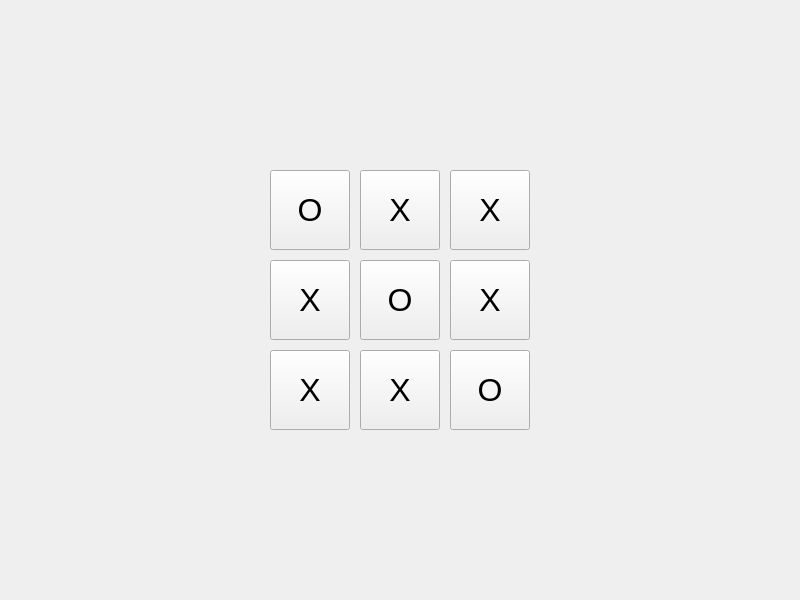
<?xml version="1.0" encoding="UTF-8"?>
<ui version="4.0">
 <class>MidTermUi</class>
 <widget class="QWidget" name="MidTermUi">
  <property name="geometry">
   <rect>
    <x>0</x>
    <y>0</y>
    <width>800</width>
    <height>600</height>
   </rect>
  </property>
  <property name="windowTitle">
   <string>MidTermUi</string>
  </property>
  <layout class="QVBoxLayout" name="verticalLayout">
   <item>
    <spacer name="verticalSpacer_top">
     <property name="orientation">
      <enum>Qt::Vertical</enum>
     </property>
     <property name="sizeHint" stdset="0">
      <size>
       <width>20</width>
       <height>40</height>
      </size>
     </property>
    </spacer>
   </item>
   <item>
    <layout class="QHBoxLayout" name="horizontalLayout">
     <item>
      <spacer name="horizontalSpacer_left">
       <property name="orientation">
        <enum>Qt::Horizontal</enum>
       </property>
       <property name="sizeHint" stdset="0">
        <size>
         <width>40</width>
         <height>20</height>
        </size>
       </property>
      </spacer>
     </item>
     <item>
      <layout class="QGridLayout" name="gridLayout">
       <property name="spacing">
        <number>10</number>
       </property>
       <item row="0" column="0">
        <widget class="QPushButton" name="button_0_0">
         <property name="minimumSize">
          <size>
           <width>80</width>
           <height>80</height>
          </size>
         </property>
         <property name="text">
          <string>O</string>
         </property>
         <property name="font">
          <font>
           <pointsize>24</pointsize>
          </font>
         </property>
        </widget>
       </item>
       <item row="0" column="1">
        <widget class="QPushButton" name="button_0_1">
         <property name="minimumSize">
          <size>
           <width>80</width>
           <height>80</height>
          </size>
         </property>
         <property name="text">
          <string>X</string>
         </property>
         <property name="font">
          <font>
           <pointsize>24</pointsize>
          </font>
         </property>
        </widget>
       </item>
       <item row="0" column="2">
        <widget class="QPushButton" name="button_0_2">
         <property name="minimumSize">
          <size>
           <width>80</width>
           <height>80</height>
          </size>
         </property>
         <property name="text">
          <string>X</string>
         </property>
         <property name="font">
          <font>
           <pointsize>24</pointsize>
          </font>
         </property>
        </widget>
       </item>
       <item row="1" column="0">
        <widget class="QPushButton" name="button_1_0">
         <property name="minimumSize">
          <size>
           <width>80</width>
           <height>80</height>
          </size>
         </property>
         <property name="text">
          <string>X</string>
         </property>
         <property name="font">
          <font>
           <pointsize>24</pointsize>
          </font>
         </property>
        </widget>
       </item>
       <item row="1" column="1">
        <widget class="QPushButton" name="button_1_1">
         <property name="minimumSize">
          <size>
           <width>80</width>
           <height>80</height>
          </size>
         </property>
         <property name="text">
          <string>O</string>
         </property>
         <property name="font">
          <font>
           <pointsize>24</pointsize>
          </font>
         </property>
        </widget>
       </item>
       <item row="1" column="2">
        <widget class="QPushButton" name="button_1_2">
         <property name="minimumSize">
          <size>
           <width>80</width>
           <height>80</height>
          </size>
         </property>
         <property name="text">
          <string>X</string>
         </property>
         <property name="font">
          <font>
           <pointsize>24</pointsize>
          </font>
         </property>
        </widget>
       </item>
       <item row="2" column="0">
        <widget class="QPushButton" name="button_2_0">
         <property name="minimumSize">
          <size>
           <width>80</width>
           <height>80</height>
          </size>
         </property>
         <property name="text">
          <string>X</string>
         </property>
         <property name="font">
          <font>
           <pointsize>24</pointsize>
          </font>
         </property>
        </widget>
       </item>
       <item row="2" column="1">
        <widget class="QPushButton" name="button_2_1">
         <property name="minimumSize">
          <size>
           <width>80</width>
           <height>80</height>
          </size>
         </property>
         <property name="text">
          <string>X</string>
         </property>
         <property name="font">
          <font>
           <pointsize>24</pointsize>
          </font>
         </property>
        </widget>
       </item>
       <item row="2" column="2">
        <widget class="QPushButton" name="button_2_2">
         <property name="minimumSize">
          <size>
           <width>80</width>
           <height>80</height>
          </size>
         </property>
         <property name="text">
          <string>O</string>
         </property>
         <property name="font">
          <font>
           <pointsize>24</pointsize>
          </font>
         </property>
        </widget>
       </item>
      </layout>
     </item>
     <item>
      <spacer name="horizontalSpacer_right">
       <property name="orientation">
        <enum>Qt::Horizontal</enum>
       </property>
       <property name="sizeHint" stdset="0">
        <size>
         <width>40</width>
         <height>20</height>
        </size>
       </property>
      </spacer>
     </item>
    </layout>
   </item>
   <item>
    <spacer name="verticalSpacer_bottom">
     <property name="orientation">
      <enum>Qt::Vertical</enum>
     </property>
     <property name="sizeHint" stdset="0">
      <size>
       <width>20</width>
       <height>40</height>
      </size>
     </property>
    </spacer>
   </item>
  </layout>
 </widget>
 <resources/>
 <connections/>
</ui>
